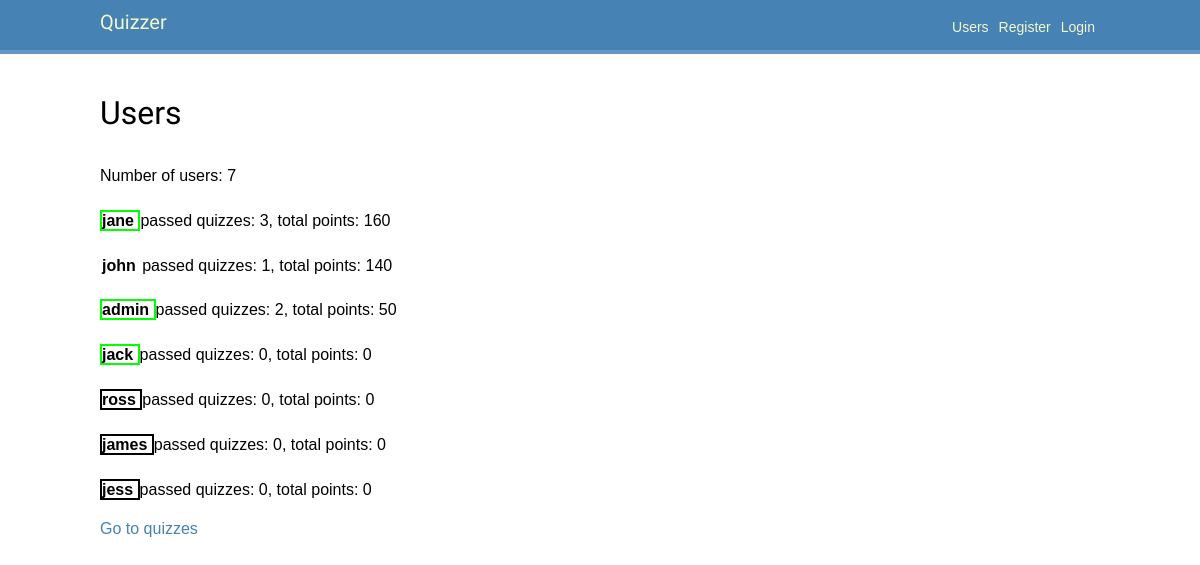
/users/, run on an earlier commit of the app's database.
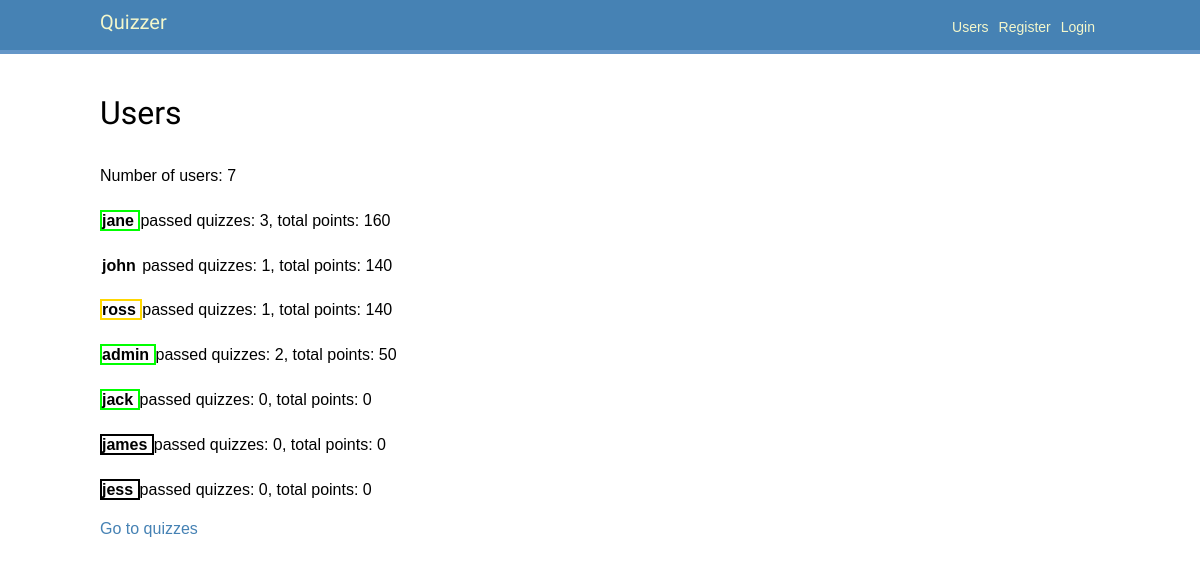
And on a later commit of the database.
### users/models.py (models this page shows, shortened)
class User(AbstractUser):
    balance = models.IntegerField(default=0)
    color = models.ForeignKey(to=Color, on_delete=models.CASCADE,
        related_name='users')  # default= ?
    colors = models.ManyToManyField(Color)  # Need to add default (fabrik?)
    answers = models.ManyToManyField(Answer, blank=True)
    @property
    def total_points(self) -> int:  # total_score? rating?
        return self.answers.filter(
            correctanswer__answer_id=models.F('id')  # the answer is correct
        ).aggregate(
            models.Sum('question__points')
        )['question__points__sum'] or 0  # get('question__points__sum', 0)
    def passed_quizzes(self) -> set[Quiz]:
        return {answer.question.quiz for answer in self.answers.all()}

### quizzes/models.py (models this page shows, shortened)
class Answer(models.Model):
    text = models.CharField(max_length=512)
    question = models.ForeignKey(to=Question, on_delete=models.CASCADE,
                                 related_name='answers')

class Question(models.Model):
    text = models.CharField(max_length=512)
    quiz = models.ForeignKey(to=Quiz, on_delete=models.CASCADE,
                             related_name='questions')
    points = models.IntegerField(default=0)  # Amount of points for correct answer

class Quiz(models.Model):
    title = models.CharField(max_length=128)
    description = models.CharField(max_length=512)

### users/views.py (the view)
# urls.py: path('', UserListView.as_view(), name='user_list'),
class UserListView(ListView):
    model = USER
    template_name = 'users/user_list.html'
    def get_queryset(self) -> QuerySet[Any]:
        queryset = super().get_queryset()
        return queryset
    def get_context_data(self, **kwargs: Any) -> dict[str, Any]:
        context = super().get_context_data(**kwargs)
        context['object_list'] = sorted(
            self.get_queryset(),
            key=lambda user: user.total_points, #passed_quizzes_count,
            reverse=True
        )
        return context

### users/templates/users/user_list.html (shortened to what this page needs)
{% extends "base.html" %}
{% block content %}
    <h1>Users</h1>
    <p>
        Number of users: {{ object_list|length }}
    </p>
    {% if object_list %}
        {% for user in object_list %}
            <p>
                <strong style="
                    border-style: solid;
                    border-width: 2px;
                    border-color: {{ user.color.value }};"
                >
                    {{ user.username }}
                </strong>
                passed quizzes: {{ user.passed_quizzes|length }},
                total points: {{ user.total_points }}
            </p>
        {% endfor %}
    {% else %}
        There are no users yet.
    {% endif %}
    <a href="{% url 'quizzes:quiz_list' %}">Go to quizzes</a>
{% endblock %}

What changed in the data, as far as the page shows it:
changed User "ross": color_id empty → 5 (drawn); passed_quizzes|length "0" → "1"; total_points "0" → "140"; moves up the list
